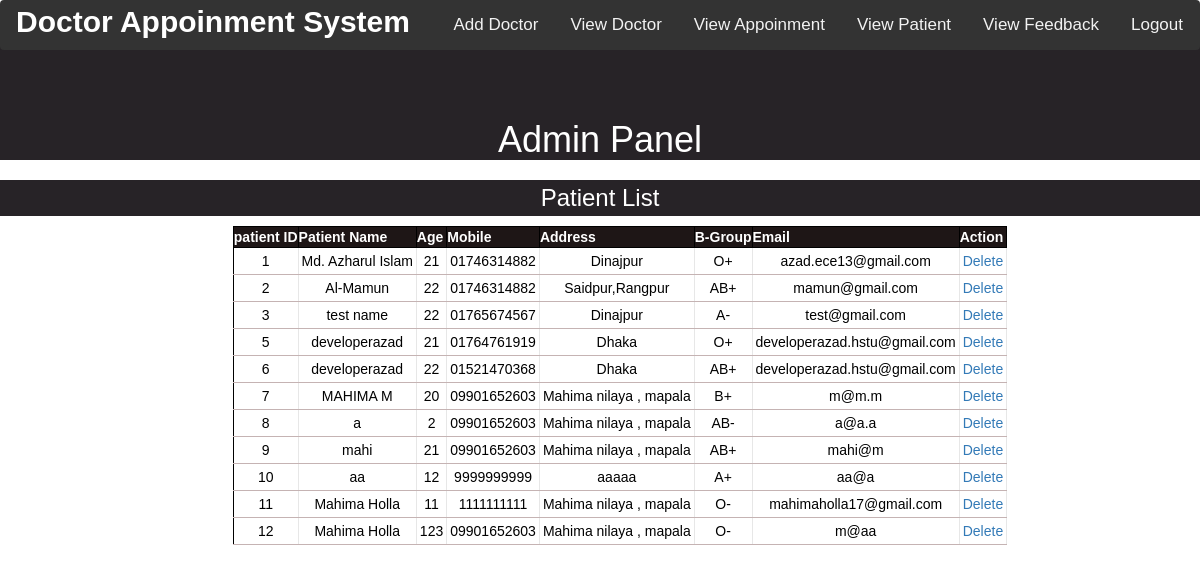
Page /admin/viewCustomer.php on the committed database.
### tables this page shows
CREATE TABLE `patient` (
  `id` int(11) NOT NULL,
  `name` varchar(22) NOT NULL,
  `age` varchar(22) NOT NULL,
  `contact` varchar(22) NOT NULL,
  `address` varchar(22) NOT NULL,
  `bgroup` varchar(22) NOT NULL,
  `email` varchar(111) NOT NULL,
  `password` varchar(22) NOT NULL
);

### admin/viewCustomer.php (the view, shortened to what this page needs)
<?php include('header.php'); ?>
<div class="dashboard" style="background-color:#fff;">
		<h1 class="text-center" style="background-color:#272327;color: #fff;padding-top: 100px;">Admin Panel</h1>
	</div>
	<div class="dashboard" style="background-color:#fff;">
		<h3 class="text-center" style="background-color:#272327;color: #fff;padding: 5px;">Patient List</h3>
	</div>
			<div class="all_user" style="margin-top:0px; margin-left: 40px;">
				<?php
					include('../config.php');
					$sql = " SELECT * FROM patient";
					$result = mysqli_query($conn,$sql);
					$count = mysqli_num_rows($result);
					if($count>=1){
						echo "<table border='1' align='center' cellpadding='32'>
							<tr>
								<th>patient ID</th>
								<th>Patient Name</th>
								<th>Age</th>
								<th>Mobile</th>
								<th>Address</th>
								<th>B-Group</th>
								<th>Email </th>
								<th>Action</th>
							</tr>";
						while($row=mysqli_fetch_array($result)){
								echo "<tr>";
								echo "<td>".$row['id']."</td>";
								echo "<td>".$row['name']."</td>";
								echo "<td>".$row['age']."</td>";
								echo "<td>".$row['contact']."</td>";
								echo "<td>".$row['address']."</td>";
								echo "<td>".$row['bgroup']."</td>";
								echo "<td>".$row['email']."</td>";
								?>
								<td><a href="delcos.php?id=<?php echo $row['id'] ?>">Delete</a></td>
						<?php
								echo "</tr>";
						}
						echo "</table>";
					}
					else{
						print "<p align='center'>Sorry, No match found for your search result..!!!</p>";
					}
					?>
			</div>
	</div>
</body>
</html>

### admin/css/style.css (style rules this page uses)
body { padding: 5px auto; font-family: 'El Messiri', sans-serif; background:url(../img/bg1.jpg) fixed no-repeat; background-size:cover; }
table { border-collapse: collapse; background-color: khaki; }
table,th,td { border: 1px solid #000; margin: 10px auto; }
th { background-color:#1e1616; color: white; }
td { padding: 3px; text-align: center; background-color: white; color: #000; border-right: 1px solid #e7e7e7; border-bottom: 1px solid #c5b3b3; }

### rows in the picture
patient: id "1", name "Md. Azharul Islam", age "21", contact "01746314882", address "Dinajpur", bgroup "O+", email "azad.ece13@gmail.com"
patient: id "2", name "Al-Mamun", age "22", contact "01746314882", address "Saidpur,Rangpur", bgroup "AB+", email "mamun@gmail.com"
patient: id "3", name "test name", age "22", contact "01765674567", address "Dinajpur", bgroup "A-", email "test@gmail.com"
patient: id "5", name "developerazad", age "21", contact "01764761919", address "Dhaka", bgroup "O+", email "developerazad.hstu@gmail.com"
patient: id "6", name "developerazad", age "22", contact "01521470368", address "Dhaka", bgroup "AB+", email "developerazad.hstu@gmail.com"
patient: id "7", name "MAHIMA M", age "20", contact "09901652603", address "Mahima nilaya , mapala", bgroup "B+", email "m@m.m"
patient: id "8", name "a", age "2", contact "09901652603", address "Mahima nilaya , mapala", bgroup "AB-", email "a@a.a"
patient: id "9", name "mahi", age "21", contact "09901652603", address "Mahima nilaya , mapala", bgroup "AB+", email "mahi@m"
patient: id "10", name "aa", age "12", contact "9999999999", address "aaaaa", bgroup "A+", email "aa@a"
patient: id "11", name "Mahima Holla", age "11", contact "1111111111", address "Mahima nilaya , mapala", bgroup "O-", email "mahimaholla17@gmail.com"
patient: id "12", name "Mahima Holla", age "123", contact "09901652603", address "Mahima nilaya , mapala", bgroup "O-", email "m@aa"
